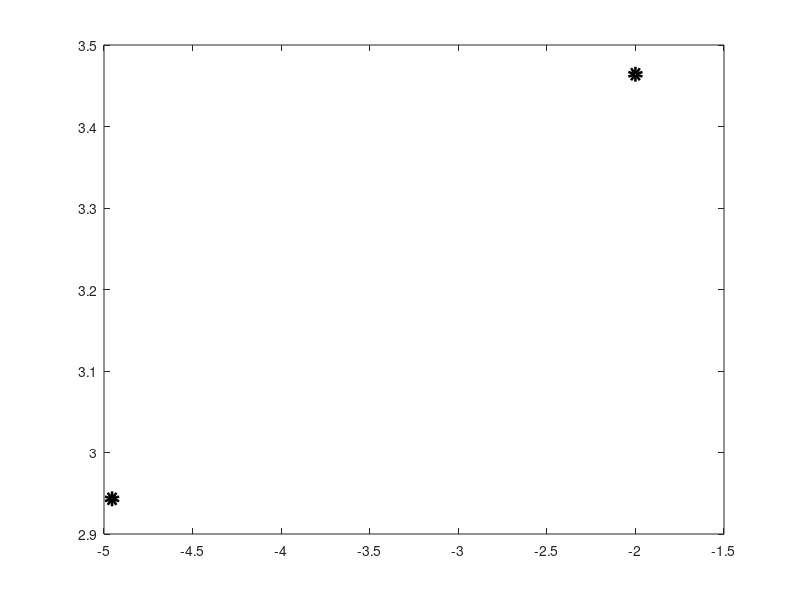

Reproduce this figure in MATLAB. (Note: this script raises an error after producing the figure.)
% ME 639: Introduction to robotics
% Assignment 3: Problem 1
%               28 August 2018
% a. Formulate the forward kinematics transformation to calculate the end-effector position
%    and orientation.
% b. Program to solve for any two cases, assume L 1 = 4m, L 2 = 3m and L 3 = 2m.
%
%
% Author: Shail Jadav 18310039
%% Initialization
clear 
close all
clc
%%
%syms theta1 theta2 theta3 link1 link2 link3   

theta1=120; %input theta in degrees
theta2=70; %input theta in degrees
theta3=95; %input theta in degrees

link1=4; %Input the link length
link2=3; %Input the link length
link3=2; %Input the link length

theta1=theta1*(pi/180); %degree to radian conversion
theta2=theta2*(pi/180); %degree to radian conversion
theta3=theta3*(pi/180); %degree to radian conversion


% Homogeneus transformation matrix
H01 = [cos(theta1) -sin(theta1) 0 link1*cos(theta1);sin(theta1) cos(theta1) 0 link1*sin(theta1);0 0 1 0;0 0 0 1]; %Frame 0 to 1 tranformation
H12 = [cos(theta2) -sin(theta2) 0 link2*cos(theta2);sin(theta2) cos(theta2) 0 link2*sin(theta2);0 0 1 0;0 0 0 1]; %Frame 1 to 2 tranformation
H23 = [cos(theta3) -sin(theta3) 0 link3*cos(theta3);sin(theta3) cos(theta3) 0 link3*sin(theta3);0 0 1 0;0 0 0 1]; %Frame 2 to 3 tranformation

H03=H01*H12*H23;  %Frame 0 to 3 tranformation
H02=H01*H12;      %Frame 0 to 2 tranformation     
H01=H01;          %Frame 0 to 1 tranformation



%% Display The results
clc

O=[0,0];                   %Joint 1 position
P1=[H01(1,4) H01(2,4)];    %Joint 2 position
P2=[H02(1,4) H02(2,4)];    %Joint 3 position
P3=[H03(1,4) H03(2,4)];    %End effector position

Orn= atan2(H03(2,1),H03(1,1));  %Orientation of end effector
Orn=(Orn)*(180/pi);

fprintf('The end effector position x = %f y = %f' ,H03(1,4),H03(2,4))
fprintf('  and orientation= %f',Orn)

%% Plot results
figure
plot(P1(1),P1(2),'ok','LineWidth',5)
hold on
plot(P2(1),P2(2),'ok','LineWidth',5)
plot(P3(1),P3(2),'mX','LineWidth',10)
plot(0,0,'ok','LineWidth',10)
xlim([-10 10])
ylim([-10 10])
grid minor
plot([0 P1(1)], [0 P1(2)],'r','LineWidth',5)
plot([P1(1) P2(1)], [P1(2) P2(2)],'b','LineWidth',5)
plot([P2(1) P3(1)], [P2(2) P3(2)],'g','LineWidth',5)
title('3 DOF planar serial manipulator')
xlabel('X axis (m)')
ylabel('Y axis (m)')
set(gca,'FontSize',18)

